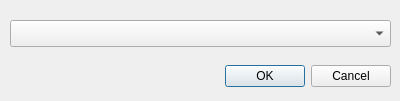
<?xml version="1.0" encoding="UTF-8"?>
<ui version="4.0">
 <class>layerOpenDialog</class>
 <widget class="QDialog" name="layerOpenDialog">
  <property name="geometry">
   <rect>
    <x>0</x>
    <y>0</y>
    <width>400</width>
    <height>101</height>
   </rect>
  </property>
  <property name="windowTitle">
   <string>Selecione camada</string>
  </property>
  <widget class="QDialogButtonBox" name="buttonBox">
   <property name="geometry">
    <rect>
     <x>10</x>
     <y>60</y>
     <width>381</width>
     <height>32</height>
    </rect>
   </property>
   <property name="orientation">
    <enum>Qt::Horizontal</enum>
   </property>
   <property name="standardButtons">
    <set>QDialogButtonBox::Cancel|QDialogButtonBox::Ok</set>
   </property>
  </widget>
  <widget class="QgsMapLayerComboBox" name="layerCombo">
   <property name="geometry">
    <rect>
     <x>10</x>
     <y>20</y>
     <width>381</width>
     <height>27</height>
    </rect>
   </property>
   <property name="filters">
    <set>QgsMapLayerProxyModel::PointLayer</set>
   </property>
  </widget>
 </widget>
 <customwidgets>
  <customwidget>
   <class>QgsMapLayerComboBox</class>
   <extends>QComboBox</extends>
   <header>qgsmaplayercombobox.h</header>
  </customwidget>
 </customwidgets>
 <resources/>
 <connections>
  <connection>
   <sender>buttonBox</sender>
   <signal>accepted()</signal>
   <receiver>layerOpenDialog</receiver>
   <slot>accept()</slot>
   <hints>
    <hint type="sourcelabel">
     <x>248</x>
     <y>254</y>
    </hint>
    <hint type="destinationlabel">
     <x>157</x>
     <y>274</y>
    </hint>
   </hints>
  </connection>
  <connection>
   <sender>buttonBox</sender>
   <signal>rejected()</signal>
   <receiver>layerOpenDialog</receiver>
   <slot>reject()</slot>
   <hints>
    <hint type="sourcelabel">
     <x>316</x>
     <y>260</y>
    </hint>
    <hint type="destinationlabel">
     <x>286</x>
     <y>274</y>
    </hint>
   </hints>
  </connection>
 </connections>
</ui>
